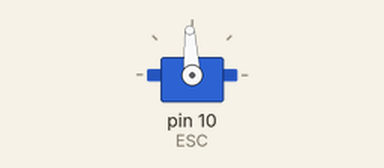
Bench run of a sketch on a simulated Arduino Uno, built with avr-gcc and run on an emulated ATmega328P. Parts: servo.

Above: at 0.05 s.
At 3.0 s:
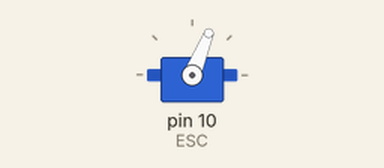
At 6.0 s:
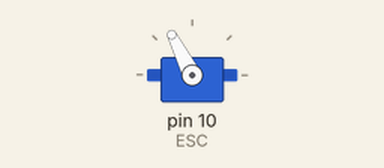
Timing chart, 0 to 7.8 s (numbered marks = the images above):
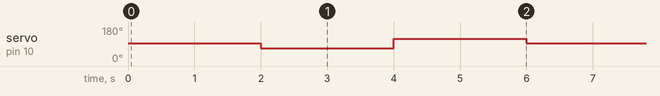

Measured:
- by itself, servo on pin 10 (ESC): repeats every 6.0 s: 117° 2.0 s, 93° 2.0 s, 68° 2.0 s

The sketch:

ESC_Test_Traxxas_XL-1.ino
```cpp
/*

 This example shows how to write PWM to the XL-1 ESC. It defines neutral, minimum and maximum forward and reverse speeds.

 The circuit:
 * XL-1 red = 5V (Maybe 7.x?)
 * XL-1 Black = GND
 * XL-1 White = PWM signal (Arduino Pin 10)

 ESC is treated as a servo. 90deg is neutral

According to https://webfiles.uci.edu/cagell/Dreambot/about_me/about_me.htm - PWM from 1000 - 2000 us (1500 neutral?)

 Based off of: http://arduino.cc/en/Tutorial/Fading

 */

#include <Servo.h>

#define speedstop 200

#define speedminforward 180
#define speedminreverse 220

#define speedmaxforward 10
#define speedmaxreverse 250

Servo ESC;            // Define the ESC object

void setup()  {
  ESC.attach(10);
}

void loop()  {

  ESC.writeMicroseconds(1500);   // Stop
  delay(2000);                  // Delay
  ESC.write(1250);              // Reverse?
  delay(2000);                  // Delay
  ESC.write(1750);              // Forward
  delay(2000);                  // Delay

  /*  // fade in from min to max in increments of 5 points:
  for(int fadeValue = 0 ; fadeValue <= 255; fadeValue +=5) {
    // sets the value (range from 0 to 255):
    analogWrite(escpin, fadeValue);
    // wait for 30 milliseconds to see the dimming effect
    delay(30);
  }

  // fade out from max to min in increments of 5 points:
  for(int fadeValue = 255 ; fadeValue >= 0; fadeValue -=5) {
    // sets the value (range from 0 to 255):
    analogWrite(escpin, fadeValue);
    // wait for 30 milliseconds to see the dimming effect
    delay(30);
  }
*/
}
```
